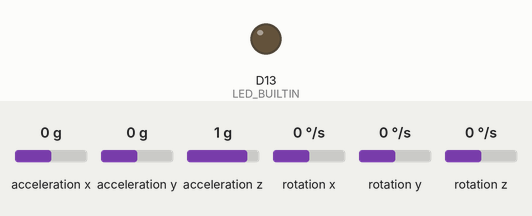
A sketch run on a simulated Arduino Nano 33 IoT. Parts: output pins drawn as LEDs (lit = HIGH). Inputs (shaded band) come from the test bench; at power-on: acceleration y 0 g, acceleration x 0 g, acceleration z 1 g, rotation x 0 °/s, rotation y 0 °/s, rotation z 0 °/s. Nothing arrives over Bluetooth unless stated; a phone connects over Bluetooth LE 3 s after start; what the sketch prints to the serial monitor is not drawn.

Above: at 4.2 s.
4.3 s: acceleration y set to -1.4 g
At 6.8 s:
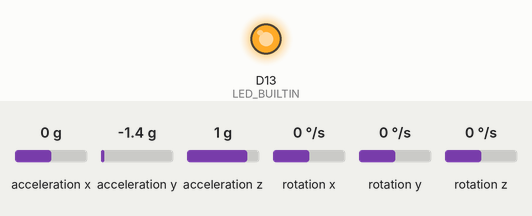
Timing chart, 0 to 8.3 s (numbered marks = the images above; inputs shaded):
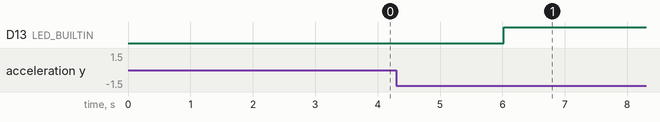

The sketch:

BLE_Sender_V24.ino
```cpp
#include <ArduinoBLE.h>
#include <MPU6050_tockn.h>
#include <Wire.h>

MPU6050 mpu6050(Wire);


//integer variables to send via BLE
int xBLE = 0; //*pow(10,d_a);
int yBLE = 0; //*pow(10,d_a);
int zBLE = 0; //*pow(10,d_a);

//Introducing the servies
BLEService SensorService("1101");
BLEUnsignedIntCharacteristic XChar("2104", BLERead | BLENotify);
BLEUnsignedIntCharacteristic YChar("2105", BLERead | BLENotify);
BLEUnsignedIntCharacteristic ZChar("2106", BLERead | BLENotify);


void setup() {
  Serial.begin(9600);
  Wire.begin();
  mpu6050.begin();
  mpu6050.calcGyroOffsets(true);


  pinMode(LED_BUILTIN, OUTPUT);

  if (!BLE.begin()) {
    Serial.println("BLE failed to Initiate");
    delay(500);
    while (1);
  }

  BLE.setLocalName("Arduino (reciever)");
  BLE.setAdvertisedService(SensorService);
  SensorService.addCharacteristic(XChar);
  SensorService.addCharacteristic(YChar);
  SensorService.addCharacteristic(ZChar);

  BLE.addService(SensorService);

  //XChar.writeValue(xBLE);
  //YChar.writeValue(yBLE);
  //ZChar.writeValue(zBLE);

  BLE.advertise();
  Serial.println("Arduino reciever device is now active, waiting for connections...");
}


void loop() {
long timer =0;

  BLEDevice central = BLE.central();
  if (!central)
  {
    BLE.advertise();
    Serial.println("Advertising for connection...");
    Serial.println("                              ");
    Serial.println(BLE.address());

  }

  if (central) {
    Serial.print("Connected to sender: ");
    Serial.print("* Device MAC address: ");
    Serial.println(central.address());
    Serial.println(" ");

    digitalWrite(LED_BUILTIN, HIGH);

    while (central.connected()) {


      mpu6050.update();
if(millis() - timer > 200){


    Serial.print("Sender X : ");Serial.println(mpu6050.getGyroAngleX());

     //multiply them by 10
      xBLE = mpu6050.getGyroAngleX() ;
      yBLE = mpu6050.getGyroAngleY();
      zBLE = mpu6050.getGyroAngleZ();


   timer = millis();

  }


      Serial.print("axSensor ");
      Serial.print(xBLE);
      Serial.print(" - aySensor ");
      Serial.print(yBLE);
      Serial.print(" - azSensor ");
      Serial.println(zBLE);


      XChar.writeValue(xBLE);
      YChar.writeValue(yBLE);
      ZChar.writeValue(zBLE);


    }
  }
  else {
    delay(100);
  }
  digitalWrite(LED_BUILTIN, LOW);
  //Serial.print("Disconnected from central: ");
  //Serial.println("                              ");
  //Serial.println(central.address());
  //BLE.advertise();
}
```
